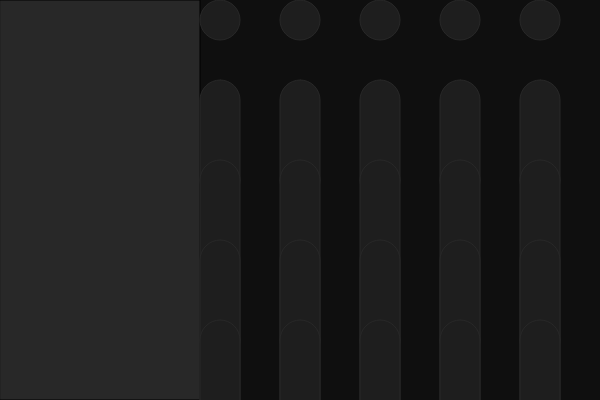
Frame 1 (no input)
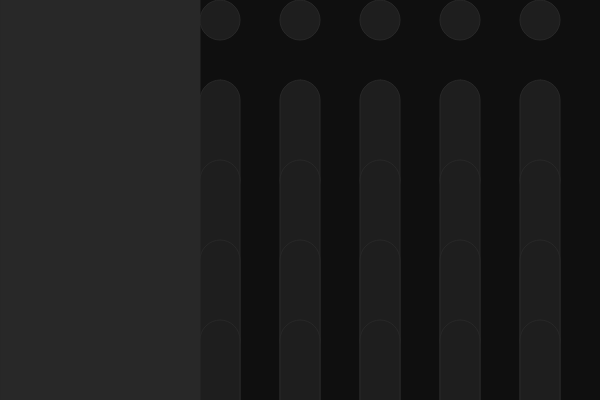
Frame 60 (no input)
Frame 120 (the mouse pressed at the canvas centre since frame 60): identical to frame 60, image omitted

The p5.js sketch that drew these frames (run headless with seeded random() and noise() and a simulated clock; from frame 60 on, the mouse is pressed at the canvas centre):

// p5.js sketch
// ── sketch.js
// Grid Based Assignment
// Grayer Hardy
// 2026-03-25
//
// Extra for Experts:
// - describe what you did to take this project "above and beyond"

const MINE = 1;         // Represents a mine in the grid
const OPEN_SPACE = 0;   // Represents an empty/revealed space
let cols = 5;
let rows = 5;
let grid = [];          // Stores the grid layout (mines and open spaces)
let revealed = [];      // Tracks which cells have been revealed
let minesCount = 5;
let cellSize = 80;
let balance = 1000;     // Player's current balance
let bet = 100;          // Current bet amount
let multiplier = 1.0;   // Multiplier for winnings
let playing = false;
let gameOver = false;
let showMenu = true;
let uiWidth = 200;

function setup() {
  createCanvas(uiWidth + cols * cellSize, rows * cellSize);
  resetGame();
}

function resetGame() {
  grid = [];
  revealed = [];
  multiplier = 1.0;
  gameOver = false;

  for (let i = 0; i < cols; i++) {
    grid[i] = [];
    revealed[i] = [];
    for (let j = 0; j < rows; j++) {
      grid[i][j] = OPEN_SPACE;
      revealed[i][j] = false;
    }
  }
  let placed = 0;
  while (placed < minesCount) {
    let x = floor(random(cols));
    let y = floor(random(rows));
    if (grid[x][y] === OPEN_SPACE) {
      grid[x][y] = MINE;
      placed++;
    }
  }
}

function draw() {
  background(15);
  drawUI();
  drawGrid();
}

// still need to fix
function drawGrid() {
  for (let i = 0; i < cols; i++) {
    for (let j = 0; j < rows; j++) {
      let x = uiWidth + i * cellSize;
      let y = j * cellSize;

      stroke(40);

      if (revealed[i][j]) {
        if (grid[i][j] === MINE) {
          fill(200, 50, 50);
        }
        else {
          fill(50, 200, 120);
        }
      }
      else {
        fill(30);
      }
      
      rect(x, y, cellSize / 2, y + cellSize / 2, 20);

      if (revealed[i][j] && grid[i][j] === MINE) {
        fill(0);
        ellipse(x + cellSize / 2, y + cellSize / 2, 20);
      }
    }
  }
}

function drawUI() {
  let panelX = 10;

  fill(40);
  rect(0, 0, uiWidth, height);

  fill(255);
  textSize(16);
}

// change to buttons?
function mousePressed() {
  let panelX = 10;

  if (mouseX > panelX && mouseX < panelX + uiWidth - 20) {
    if (mouseY > 160 && mouseY < 200) {
      startGame();
    }
    if (mouseY > 210 && mouseY < 250 && playing) {
      cashOut();
    }
    if (mouseY > 260 && mouseY <300) {
      bet += 10;
    }
    if (mouseY > 310 && mouseY < 350) {
      bet = max(10, bet - 10);
    }
  }

  if (!playing) {
    return;
  }

  let i = floor((mouseX - uiWidth) / cellSize);
  let j = floor(mouseY / cellSize);

  if (i >= 0 && j >= 0 && i < cols && j < rows) {
    if (!revealed[i][j]) {
      revealed[i][j] = true;
      
      if (grid[i][j] === MINE) {
        loseGame();
      }
      else {
        multiplier += 0.3;
      }
    }
  }
}

function startGame() {
  if (!playing || balance < bet) {
    return;
  }
  balance -= bet;
  playing = true;
  showMenu = false;
  resetGame();
}

function cashOut() {
  if (!playing) {
    return;
  }
  let winnings = bet * multiplier;
  balance += winnings;

  playing = false;
  showMenu = true;

  alert("Cashed out: $" + floor(winnings * 100) / 100);
}

function loseGame() {
  playing = false;
  gameOver = true;
  showMenu = true;

  for (let i = 0; i < cols; i++) {
    for (let j = 0; j < rows; j++) {
      if (grid[i][j] === MINE) {
        revealed[i][j] = true;
      }
    }
  }
  alert("You hit a mine!");
}
